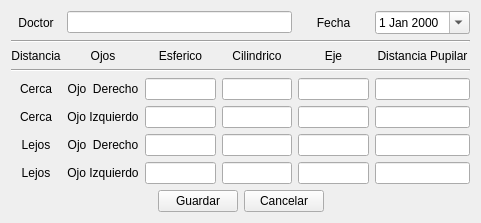
<?xml version="1.0" encoding="UTF-8"?>
<ui version="4.0">
 <class>ui_historial_clinico</class>
 <widget class="QWidget" name="ui_historial_clinico">
  <property name="geometry">
   <rect>
    <x>0</x>
    <y>0</y>
    <width>481</width>
    <height>217</height>
   </rect>
  </property>
  <property name="windowTitle">
   <string>Form</string>
  </property>
  <layout class="QGridLayout" name="gridLayout">
   <item row="0" column="0">
    <layout class="QGridLayout" name="gridLayout_3">
     <item row="1" column="0">
      <layout class="QGridLayout" name="gridLayout_6">
       <item row="0" column="0">
        <spacer name="horizontalSpacer_3">
         <property name="orientation">
          <enum>Qt::Horizontal</enum>
         </property>
         <property name="sizeHint" stdset="0">
          <size>
           <width>40</width>
           <height>20</height>
          </size>
         </property>
        </spacer>
       </item>
       <item row="0" column="1">
        <widget class="QPushButton" name="pushButton_Aceptar_2">
         <property name="text">
          <string>Guardar</string>
         </property>
         <property name="shortcut">
          <string>Ctrl+G</string>
         </property>
        </widget>
       </item>
       <item row="0" column="2">
        <widget class="QPushButton" name="pushButton_Cancelar_2">
         <property name="text">
          <string>Cancelar</string>
         </property>
         <property name="shortcut">
          <string>Esc</string>
         </property>
        </widget>
       </item>
       <item row="0" column="3">
        <spacer name="horizontalSpacer_6">
         <property name="orientation">
          <enum>Qt::Horizontal</enum>
         </property>
         <property name="sizeHint" stdset="0">
          <size>
           <width>40</width>
           <height>20</height>
          </size>
         </property>
        </spacer>
       </item>
      </layout>
     </item>
     <item row="0" column="0">
      <layout class="QGridLayout" name="gridLayout_5">
       <item row="2" column="1">
        <widget class="QLabel" name="label_20">
         <property name="text">
          <string>Ojos</string>
         </property>
         <property name="alignment">
          <set>Qt::AlignCenter</set>
         </property>
        </widget>
       </item>
       <item row="6" column="3">
        <widget class="QLineEdit" name="lineEdit_cci">
         <property name="alignment">
          <set>Qt::AlignCenter</set>
         </property>
        </widget>
       </item>
       <item row="6" column="5">
        <widget class="QLineEdit" name="lineEdit_dci">
         <property name="alignment">
          <set>Qt::AlignCenter</set>
         </property>
        </widget>
       </item>
       <item row="6" column="2">
        <widget class="QLineEdit" name="lineEdit_eci">
         <property name="alignment">
          <set>Qt::AlignCenter</set>
         </property>
        </widget>
       </item>
       <item row="1" column="0" colspan="6">
        <widget class="Line" name="line_4">
         <property name="orientation">
          <enum>Qt::Horizontal</enum>
         </property>
        </widget>
       </item>
       <item row="7" column="4">
        <widget class="QLineEdit" name="lineEdit_ejld">
         <property name="alignment">
          <set>Qt::AlignCenter</set>
         </property>
        </widget>
       </item>
       <item row="2" column="4">
        <widget class="QLabel" name="label_4">
         <property name="text">
          <string>Eje</string>
         </property>
         <property name="alignment">
          <set>Qt::AlignCenter</set>
         </property>
        </widget>
       </item>
       <item row="5" column="3">
        <widget class="QLineEdit" name="lineEdit_ccd">
         <property name="alignment">
          <set>Qt::AlignCenter</set>
         </property>
        </widget>
       </item>
       <item row="5" column="2">
        <widget class="QLineEdit" name="lineEdit_ecd">
         <property name="alignment">
          <set>Qt::AlignCenter</set>
         </property>
        </widget>
       </item>
       <item row="8" column="3">
        <widget class="QLineEdit" name="lineEdit_cli">
         <property name="alignment">
          <set>Qt::AlignCenter</set>
         </property>
        </widget>
       </item>
       <item row="8" column="2">
        <widget class="QLineEdit" name="lineEdit_eli">
         <property name="alignment">
          <set>Qt::AlignCenter</set>
         </property>
        </widget>
       </item>
       <item row="2" column="2">
        <widget class="QLabel" name="label_32">
         <property name="text">
          <string>Esferico</string>
         </property>
         <property name="alignment">
          <set>Qt::AlignCenter</set>
         </property>
        </widget>
       </item>
       <item row="2" column="3">
        <widget class="QLabel" name="label_3">
         <property name="text">
          <string>Cilindrico</string>
         </property>
         <property name="alignment">
          <set>Qt::AlignCenter</set>
         </property>
        </widget>
       </item>
       <item row="5" column="5">
        <widget class="QLineEdit" name="lineEdit_dcd">
         <property name="alignment">
          <set>Qt::AlignCenter</set>
         </property>
        </widget>
       </item>
       <item row="8" column="5">
        <widget class="QLineEdit" name="lineEdit_dli">
         <property name="alignment">
          <set>Qt::AlignCenter</set>
         </property>
        </widget>
       </item>
       <item row="7" column="0">
        <widget class="QLabel" name="label_36">
         <property name="text">
          <string>Lejos</string>
         </property>
         <property name="alignment">
          <set>Qt::AlignCenter</set>
         </property>
        </widget>
       </item>
       <item row="8" column="0">
        <widget class="QLabel" name="label_37">
         <property name="text">
          <string>Lejos</string>
         </property>
         <property name="alignment">
          <set>Qt::AlignCenter</set>
         </property>
        </widget>
       </item>
       <item row="5" column="1">
        <widget class="QLabel" name="label_38">
         <property name="text">
          <string>Ojo  Derecho</string>
         </property>
         <property name="alignment">
          <set>Qt::AlignCenter</set>
         </property>
        </widget>
       </item>
       <item row="8" column="4">
        <widget class="QLineEdit" name="lineEdit_ejli">
         <property name="alignment">
          <set>Qt::AlignCenter</set>
         </property>
        </widget>
       </item>
       <item row="6" column="4">
        <widget class="QLineEdit" name="lineEdit_ejci">
         <property name="alignment">
          <set>Qt::AlignCenter</set>
         </property>
        </widget>
       </item>
       <item row="2" column="0">
        <widget class="QLabel" name="label_33">
         <property name="text">
          <string>Distancia</string>
         </property>
         <property name="alignment">
          <set>Qt::AlignCenter</set>
         </property>
        </widget>
       </item>
       <item row="7" column="1">
        <widget class="QLabel" name="label_40">
         <property name="text">
          <string>Ojo  Derecho</string>
         </property>
         <property name="alignment">
          <set>Qt::AlignCenter</set>
         </property>
        </widget>
       </item>
       <item row="0" column="0">
        <widget class="QLabel" name="label_42">
         <property name="text">
          <string>Doctor</string>
         </property>
         <property name="alignment">
          <set>Qt::AlignCenter</set>
         </property>
        </widget>
       </item>
       <item row="7" column="5">
        <widget class="QLineEdit" name="lineEdit_dld">
         <property name="alignment">
          <set>Qt::AlignCenter</set>
         </property>
        </widget>
       </item>
       <item row="8" column="1">
        <widget class="QLabel" name="label_41">
         <property name="text">
          <string>Ojo Izquierdo</string>
         </property>
         <property name="alignment">
          <set>Qt::AlignCenter</set>
         </property>
        </widget>
       </item>
       <item row="6" column="1">
        <widget class="QLabel" name="label_39">
         <property name="text">
          <string>Ojo Izquierdo</string>
         </property>
         <property name="alignment">
          <set>Qt::AlignCenter</set>
         </property>
        </widget>
       </item>
       <item row="5" column="4">
        <widget class="QLineEdit" name="lineEdit_ejcd">
         <property name="alignment">
          <set>Qt::AlignCenter</set>
         </property>
        </widget>
       </item>
       <item row="7" column="2">
        <widget class="QLineEdit" name="lineEdit_eld">
         <property name="alignment">
          <set>Qt::AlignCenter</set>
         </property>
        </widget>
       </item>
       <item row="5" column="0">
        <widget class="QLabel" name="label_34">
         <property name="text">
          <string>Cerca</string>
         </property>
         <property name="alignment">
          <set>Qt::AlignCenter</set>
         </property>
        </widget>
       </item>
       <item row="3" column="0" colspan="6">
        <widget class="Line" name="line_5">
         <property name="orientation">
          <enum>Qt::Horizontal</enum>
         </property>
        </widget>
       </item>
       <item row="6" column="0">
        <widget class="QLabel" name="label_35">
         <property name="text">
          <string>Cerca</string>
         </property>
         <property name="alignment">
          <set>Qt::AlignCenter</set>
         </property>
        </widget>
       </item>
       <item row="2" column="5">
        <widget class="QLabel" name="label_5">
         <property name="text">
          <string>Distancia Pupilar</string>
         </property>
         <property name="alignment">
          <set>Qt::AlignCenter</set>
         </property>
        </widget>
       </item>
       <item row="7" column="3">
        <widget class="QLineEdit" name="lineEdit_cld">
         <property name="alignment">
          <set>Qt::AlignCenter</set>
         </property>
        </widget>
       </item>
       <item row="0" column="5">
        <widget class="QDateEdit" name="dateEdit_fecha">
         <property name="maximumDateTime">
          <datetime>
           <hour>23</hour>
           <minute>59</minute>
           <second>59</second>
           <year>7999</year>
           <month>12</month>
           <day>31</day>
          </datetime>
         </property>
         <property name="calendarPopup">
          <bool>true</bool>
         </property>
        </widget>
       </item>
       <item row="0" column="4">
        <widget class="QLabel" name="label_43">
         <property name="text">
          <string>Fecha</string>
         </property>
         <property name="alignment">
          <set>Qt::AlignCenter</set>
         </property>
        </widget>
       </item>
       <item row="0" column="1" colspan="3">
        <widget class="QLineEdit" name="lineEdit_doctor"/>
       </item>
      </layout>
     </item>
    </layout>
   </item>
  </layout>
 </widget>
 <tabstops>
  <tabstop>lineEdit_doctor</tabstop>
  <tabstop>dateEdit_fecha</tabstop>
  <tabstop>lineEdit_ecd</tabstop>
  <tabstop>lineEdit_ccd</tabstop>
  <tabstop>lineEdit_ejcd</tabstop>
  <tabstop>lineEdit_dcd</tabstop>
  <tabstop>lineEdit_eci</tabstop>
  <tabstop>lineEdit_cci</tabstop>
  <tabstop>lineEdit_ejci</tabstop>
  <tabstop>lineEdit_dci</tabstop>
  <tabstop>lineEdit_eld</tabstop>
  <tabstop>lineEdit_cld</tabstop>
  <tabstop>lineEdit_ejld</tabstop>
  <tabstop>lineEdit_dld</tabstop>
  <tabstop>lineEdit_eli</tabstop>
  <tabstop>lineEdit_cli</tabstop>
  <tabstop>lineEdit_ejli</tabstop>
  <tabstop>lineEdit_dli</tabstop>
  <tabstop>pushButton_Aceptar_2</tabstop>
  <tabstop>pushButton_Cancelar_2</tabstop>
 </tabstops>
 <resources/>
 <connections/>
</ui>
